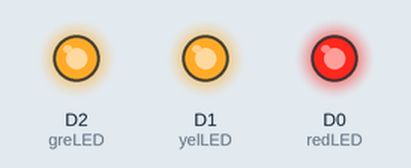
The program below on a simulated ESP8266 (NodeMCU). Shown: output pins drawn as LEDs (lit = HIGH).

Above: at 2.5 s.
At 5.2 s:
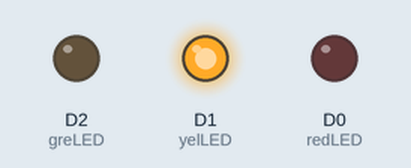
At 5.7 s:
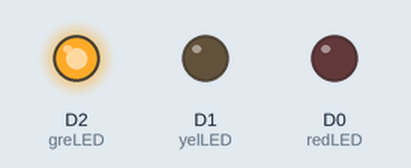
Timing chart, 0 to 7.8 s (numbered marks = the images above):
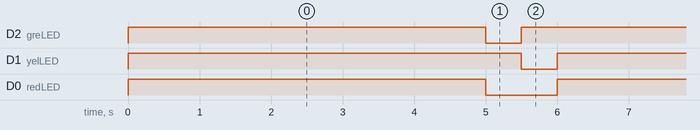

Measured:
- by itself, D2 (greLED), D1 (yelLED): alternates HIGH for 5.5 s and LOW for 0.50 s
- by itself, D0 (redLED): alternates HIGH for 5.0 s and LOW for 1.0 s
- by itself, everything shown: repeats every 6.0 s, in 3 steps

The program:

main.cpp
```cpp
#include <Arduino.h>

int redLED = D0;
int yelLED = D1;
int greLED = D2;

// put function declarations here:
int myFunction(int, int);

void setup()
{
  // put your setup code here, to run once:
  pinMode(redLED, OUTPUT);
  pinMode(yelLED, OUTPUT);
  pinMode(greLED, OUTPUT);
}

void loop()
{
  // put your main code here, to run repeatedly:
  digitalWrite(greLED, LOW);
  digitalWrite(redLED, HIGH);
  digitalWrite(yelLED, HIGH);
  digitalWrite(greLED, HIGH);
  delay(5000);
  digitalWrite(redLED, LOW);
  digitalWrite(greLED, LOW);
  digitalWrite(yelLED, LOW);
  digitalWrite(yelLED, HIGH);
  delay(500);
  digitalWrite(yelLED, LOW);
  digitalWrite(greLED, HIGH);
  delay(500);
}

// put function definitions here:
int myFunction(int x, int y)
{
  return x + y;
}
```
